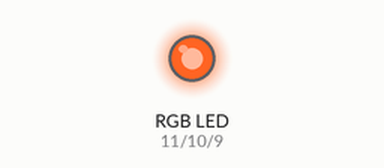
Recording of a sketch running on a simulated Arduino Uno, built with avr-gcc and run on an emulated ATmega328P. On the bench: an RGB LED mixed from three pins (HIGH = lit). What the sketch prints to the serial monitor is not drawn.

Above: at 0.05 s.
At 3.95 s:
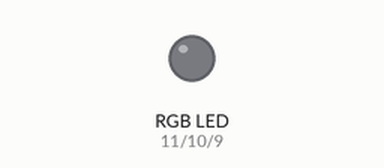
Timing chart, 0 to 5.2 s (numbered marks = the images above):
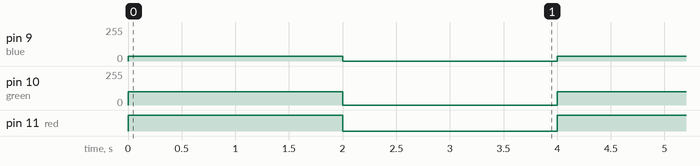

Measured:
- by itself, pin 9 (blue): alternates 35/255 for 2.0 s and 0/255 for 2.0 s
- by itself, pin 10 (green): alternates 100/255 for 2.0 s and 0/255 for 2.0 s
- by itself, pin 11 (red): alternates HIGH for 2.0 s and LOW for 2.0 s

The sketch:

void_functions.ino
```cpp
/*
 * This exampe is split up into three sections
 * The first is an example of a basic function.
 * The next is an example of a function template.
 * The third and final secion is a practical example of why you would use a function, useing an RGB LED
 *
 * A function is for making your code more efficent. most notably if you have several lines of code that repeat.
 */


// RGB pin setup
int red = 11;
int green = 10;
int blue = 9;

void setup() {

Serial.begin(9600); // setup serial monitor

// setup rgb pins as output
pinMode(red, OUTPUT);
pinMode(green, OUTPUT);
pinMode(blue, OUTPUT);

}

void loop() {

hi(); // call hi

add(5,2); // call add (you can change these numbers (the peramaters) to make a new math equastion)

rgb(255,100,35); // peramater 1 is the red value, peramater 2 is the green value, and peramater 3 is the blue value
delay(2000);
rgb(0,0,0); // (this line tunrs the RGB off) we do not have to retype all 3 lines of code for the reuse of the function
delay(2000);
}

// function definitions go in bottom global.


// basic function
void hi(){     // keyword void, the name, () for peramaters (not used in a basic function) then a {
  Serial.println("Hello World!"); // print to show how it works
} // end the function


// function template
// set this one up the same as before, but use peramaters. peramaters are variables we can change when we call the fnction.

void add(int parameter1,int parameter2) { // to make a peramater, in the pernthasys, create a new variable. if you have more than one, use a comma to seperate.
  Serial.println(parameter1 + parameter2); // now you can use the peramaters in your code acordingly.
}


void rgb(int r,int g,int b) { // setup rgb function

  analogWrite(red, r); // red pin
  analogWrite(green, g); // green pin
  analogWrite(blue, b); // blue pin

}
```
